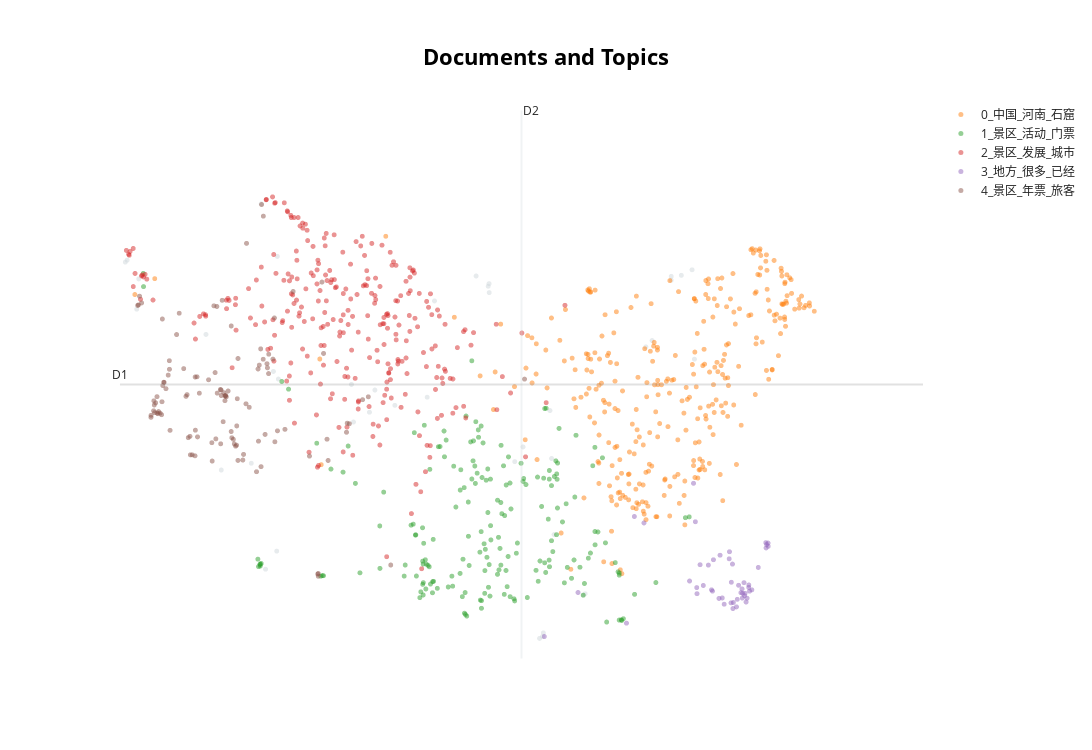

Write notebook code for a chart like this one.
### Code cell
# UMAP可视化
reduced_embeddings = UMAP(n_neighbors=10, n_components=2).fit_transform(embeddings)
topic_model.visualize_documents(docs, reduced_embeddings=reduced_embeddings, hide_document_hover=True, hide_annotations=True)

### Figure 1 — Plotly figure (JSON) as saved in the notebook; plotly's stock layout.template omitted (floating-point values rounded to 4 significant figures; data arrays with more than 128 entries replaced by an {"elided": "..."} marker saying what was removed)
{"data": [{"hoverinfo": "text", "marker": {"color": "#CFD8DC", "opacity": 0.5, "size": 5}, "mode": "markers+text", "name": "other", "showlegend": false, "type": "scattergl", "x": [4.695, 5.9, 6.177, 3.884, 8.055, 6.125, 2.556, 5.787, 6.289, 2.57, 2.547, 5.439, 1.584, 7.572, 8.2, 3.565, 6.322, 6.716, 7.917, 2.502, 0.6419, 5.425, 3.809, 3.592, 4.155, 0.6695, 2.201, 2.395, 0.4868, 2.336, 7.657, 6.165, 5.437, 6.266, 1.793, 7.916, 0.5119, 6.745, 8.232, 2.309, 5.261, 4.595], "y": [6.551, 4.524, 1.942, 5.314, 6.906, 1.866, 7.169, 4.32, 4.363, 5.466, 3.077, 6.666, 6.086, 5.912, 6.983, 5.392, 3.308, 2.466, 6.892, 5.572, 6.436, 6.755, 5.006, 4.87, 5.101, 6.857, 4.298, 2.827, 7.09, 7.898, 6.001, 1.892, 6.791, 5.029, 4.203, 6.839, 7.117, 2.486, 5.742, 2.879, 6.897, 5.214]}, {"hoverinfo": "text", "marker": {"opacity": 0.5, "size": 5}, "mode": "markers+text", "name": "0_中国_河南_石窟", "text": {"elided": "314 str values"}, "textfont": {"size": 12}, "type": "scattergl", "x": {"elided": "314 float values"}, "y": {"elided": "314 float values"}}, {"hoverinfo": "text", "marker": {"opacity": 0.5, "size": 5}, "mode": "markers+text", "name": "1_景区_活动_门票", "text": {"elided": "197 str values"}, "textfont": {"size": 12}, "type": "scattergl", "x": {"elided": "197 float values"}, "y": {"elided": "197 float values"}}, {"hoverinfo": "text", "marker": {"opacity": 0.5, "size": 5}, "mode": "markers+text", "name": "2_景区_发展_城市", "text": {"elided": "285 str values"}, "textfont": {"size": 12}, "type": "scattergl", "x": {"elided": "285 float values"}, "y": {"elided": "285 float values"}}, {"hoverinfo": "text", "marker": {"opacity": 0.5, "size": 5}, "mode": "markers+text", "name": "3_地方_很多_已经", "text": ["", "", "", "", "", "", "", "", "", "", "", "", "", "", "", "", "", "", "", "", "", "", "", "", "", "", "", "", "", "", "", "", "", "", "", "", "", "", "", "", "", "", "", "", "", "", "", "", ""], "textfont": {"size": 12}, "type": "scattergl", "x": [8.907, 8.756, 9.208, 8.888, 9.014, 9.101, 8.22, 8.971, 6.648, 8.638, 8.88, 8.936, 8.709, 9.237, 8.264, 8.422, 8.949, 8.31, 8.834, 8.735, 8.973, 8.983, 8.612, 9.204, 8.805, 8.75, 8.884, 8.914, 8.567, 8.706, 8.921, 8.865, 8.491, 7.415, 6.189, 7.307, 8.353, 8.816, 8.478, 8.267, 8.465, 9.234, 8.731, 8.581, 7.546, 8.166, 8.245, 9.216, 8.762], "y": [2.64, 2.28, 3.123, 2.493, 2.54, 2.851, 4.019, 2.574, 2.503, 2.341, 2.553, 2.371, 3.069, 3.145, 2.571, 2.884, 2.424, 2.889, 2.604, 2.645, 2.608, 2.522, 2.427, 3.195, 2.304, 2.898, 2.426, 2.459, 2.421, 2.971, 2.492, 2.501, 2.958, 3.558, 1.892, 2.078, 2.601, 2.409, 2.522, 2.487, 2.54, 3.189, 2.36, 3.021, 3.469, 2.663, 3.485, 3.169, 2.365]}, {"hoverinfo": "text", "marker": {"opacity": 0.5, "size": 5}, "mode": "markers+text", "name": "4_景区_年票_旅客", "text": ["", "", "", "", "", "", "", "", "", "", "", "", "", "", "", "", "", "", "", "", "", "", "", "", "", "", "", "", "", "", "", "", "", "", "", "", "", "", "", "", "", "", "", "", "", "", "", "", "", "", "", "", "", "", "", "", "", "", "", "", "", "", "", "", "", "", "", "", "", "", "", "", "", "", "", "", "", "", "", "", "", "", "", "", "", "", "", "", "", "", "", "", "", "", "", "", "", "", "", "", "", "", "", "", "", "", "", "", "", "", "", "", "", ""], "textfont": {"size": 12}, "type": "scattergl", "x": [2.02, 1.709, 1.886, 1.22, 3.247, 1.462, 1.366, 2.389, 1.435, 1.071, 2.173, 2.365, 2.31, 1.44, 1.469, 0.8996, 1.01, 2.363, 2.77, 0.9964, 3.232, 3.716, 3.497, 1.665, 1.343, 2.02, 2.329, 1.039, 1.096, 1.818, 2.421, 2.003, 2.334, 1.281, 3.185, 0.8376, 0.8811, 1.843, 0.9909, 0.8718, 5.92, 1.437, 2.659, 1.327, 2.993, 1.936, 1.737, 1.62, 1.789, 3.113, 4.099, 3.794, 0.8859, 0.9854, 2.011, 2.342, 2.001, 1.781, 1.372, 0.918, 1.827, 1.85, 2.496, 0.9186, 1.015, 0.9805, 1.988, 1.692, 1.792, 2.558, 1.313, 1.785, 3.506, 1.928, 1.97, 1.957, 1.851, 0.7087, 0.9298, 3.536, 3.113, 0.8356, 2.293, 0.6546, 1.805, 0.8753, 0.6658, 2.516, 0.9603, 1.087, 1.494, 2.136, 3.105, 1.086, 1.861, 2.437, 1.928, 1.733, 1.669, 1.185, 1.843, 3.163, 2.086, 2.096, 2.439, 1.397, 2.129, 2.299, 2.522, 2.272, 2.415, 0.6806, 0.939, 1.719], "y": [4.337, 5.556, 5.301, 6.38, 4.336, 5.498, 4.671, 4.698, 4.401, 5.521, 5.074, 7.728, 5.66, 4.757, 4.664, 5.136, 5.423, 5.741, 6.682, 5.376, 4.631, 5.18, 4.728, 4.583, 4.653, 5.752, 5.885, 5.333, 4.754, 4.874, 5.622, 4.816, 4.25, 5.611, 5.822, 4.963, 5.106, 5.233, 6.3, 5.025, 5.466, 5.495, 4.768, 5.25, 4.397, 4.652, 5.271, 5.456, 5.315, 2.728, 2.884, 5.22, 5.0, 5.151, 5.193, 7.889, 4.549, 5.321, 4.414, 5.222, 5.277, 5.23, 5.743, 4.995, 5.419, 4.971, 4.535, 6.483, 5.238, 4.747, 5.226, 4.567, 4.853, 4.738, 4.566, 4.629, 5.241, 6.523, 4.985, 4.846, 2.767, 4.935, 5.607, 6.489, 6.559, 5.164, 6.495, 6.314, 4.993, 5.602, 5.27, 7.35, 2.759, 5.721, 5.22, 5.542, 6.203, 6.474, 4.328, 6.084, 5.167, 6.812, 4.342, 4.42, 5.811, 4.414, 5.123, 4.604, 4.596, 4.18, 5.679, 6.617, 5.015, 4.636]}], "layout": {"annotations": [{"showarrow": false, "text": "D1", "x": 0.4137, "y": 5.39, "yshift": 10}, {"showarrow": false, "text": "D2", "x": 5.879, "xshift": 10, "y": 9.194}], "height": 750, "shapes": [{"line": {"color": "#CFD8DC", "width": 2}, "type": "line", "x0": 5.879, "x1": 5.879, "y0": 1.586, "y1": 9.194}, {"line": {"color": "#9E9E9E", "width": 2}, "type": "line", "x0": 0.4137, "x1": 11.34, "y0": 5.39, "y1": 5.39}], "title": {"font": {"color": "Black", "size": 22}, "text": "<b>Documents and Topics</b>", "x": 0.5, "xanchor": "center", "yanchor": "top"}, "width": 1200, "xaxis": {"visible": false}, "yaxis": {"visible": false}}}
